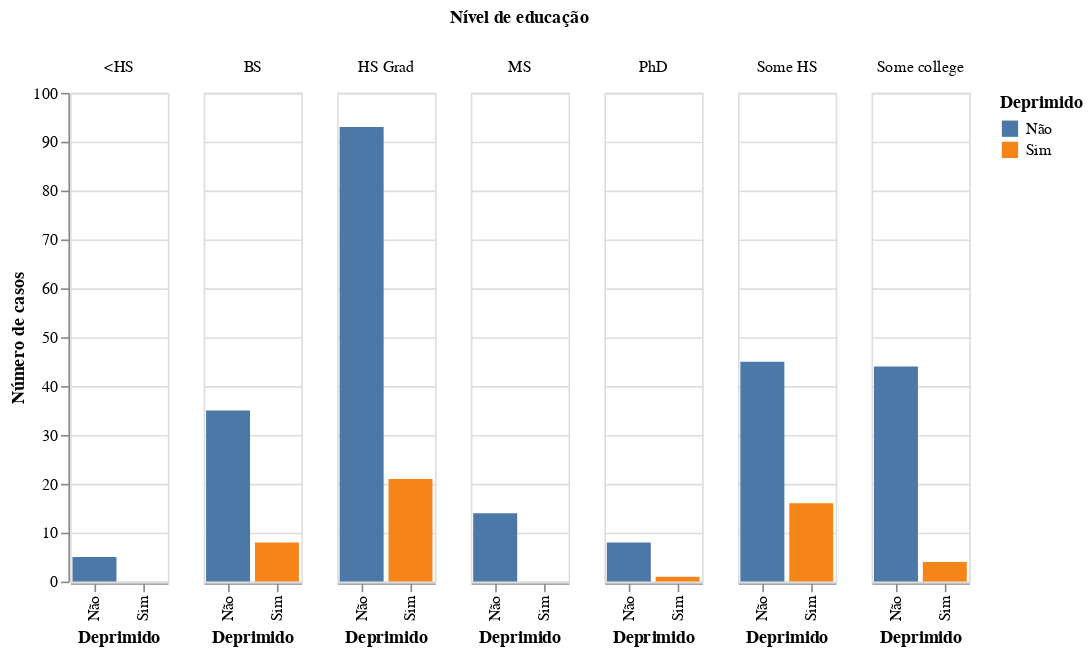

The notebook cell saved with this chart:
### Code cell
#Quantidade de pessoas deprimidas por nível de educação

alt.Chart(df).mark_bar().encode(
    x = alt.X('cases:N', title= 'Deprimido'),
    y = alt.Y('count(cases)', title='Número de casos'),
    color = alt.Color('cases:N', title='Deprimido'),
    column = alt.Column('educat:N', title='Nível de educação'),
    tooltip =['count(cases)','educat']
).properties(
    width = 60,
    height = 300)

### Figure 1 — Vega-Lite specification as saved in the notebook (floating-point values rounded to 4 significant figures; data arrays with more than 128 entries replaced by an {"elided": "..."} marker saying what was removed)
{"config": {"view": {"continuousWidth": 400, "continuousHeight": 300}}, "data": {"name": "data-06409d8ff8c2ee05e2614cd49525f90d"}, "mark": "bar", "encoding": {"color": {"type": "nominal", "field": "cases", "title": "Deprimido"}, "column": {"type": "nominal", "field": "educat", "title": "Nível de educação"}, "tooltip": [{"type": "nominal", "aggregate": "count", "field": "cases"}, {"type": "nominal", "field": "educat"}], "x": {"type": "nominal", "field": "cases", "title": "Deprimido"}, "y": {"type": "nominal", "aggregate": "count", "field": "cases", "title": "Número de casos"}}, "height": 300, "width": 60, "$schema": "https://vega.github.io/schema/vega-lite/v4.8.1.json", "datasets": {"data-06409d8ff8c2ee05e2614cd49525f90d": {"elided": "294 records"}}}
